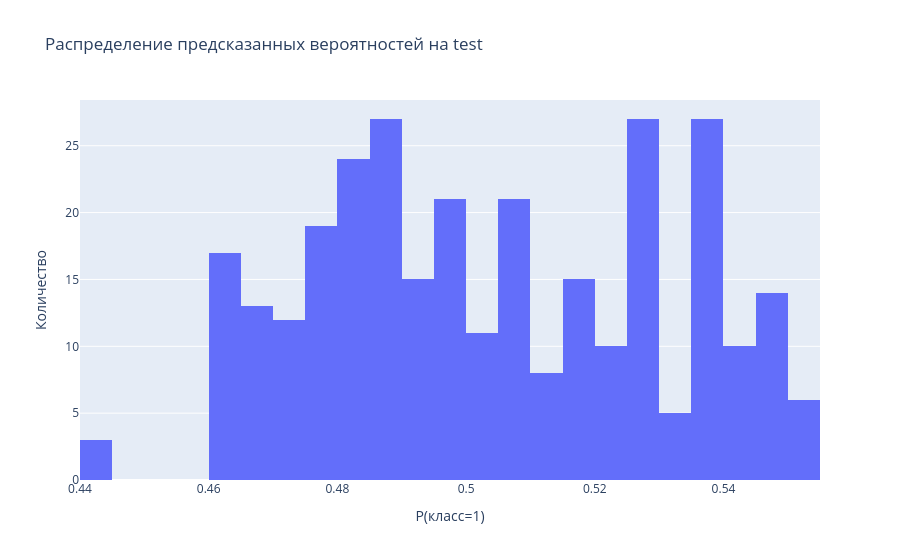

Source (notebook cell):
### Code cell
# Гистограмма вероятностей (насколько модель уверена)
fig_p = px.histogram(x=test_proba, nbins=30, title='Распределение предсказанных вероятностей на test')
fig_p.update_layout(xaxis_title='P(класс=1)', yaxis_title='Количество')
fig_p.show()

### Figure 1 — Plotly figure (JSON) as saved in the notebook; plotly's stock layout.template omitted (floating-point values rounded to 4 significant figures; data arrays with more than 128 entries replaced by an {"elided": "..."} marker saying what was removed)
{"data": [{"bingroup": "x", "hovertemplate": "x=%{x}<br>count=%{y}<extra></extra>", "legendgroup": "", "marker": {"color": "#636efa", "pattern": {"shape": ""}}, "name": "", "nbinsx": 30, "orientation": "v", "showlegend": false, "type": "histogram", "x": {"elided": "305 float values"}, "xaxis": "x", "yaxis": "y"}], "layout": {"barmode": "relative", "legend": {"tracegroupgap": 0}, "title": {"text": "Распределение предсказанных вероятностей на test"}, "xaxis": {"anchor": "y", "domain": [0, 1], "title": {"text": "P(класс=1)"}}, "yaxis": {"anchor": "x", "domain": [0, 1], "title": {"text": "Количество"}}}}
